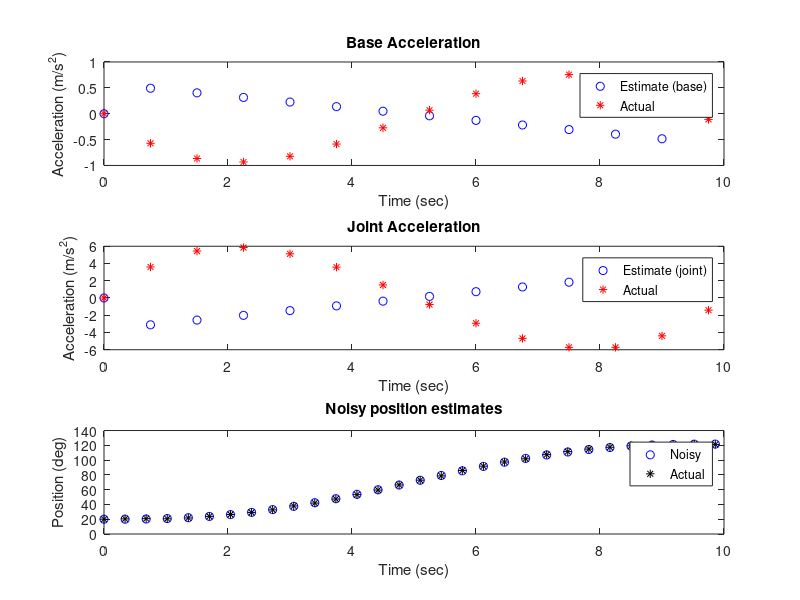
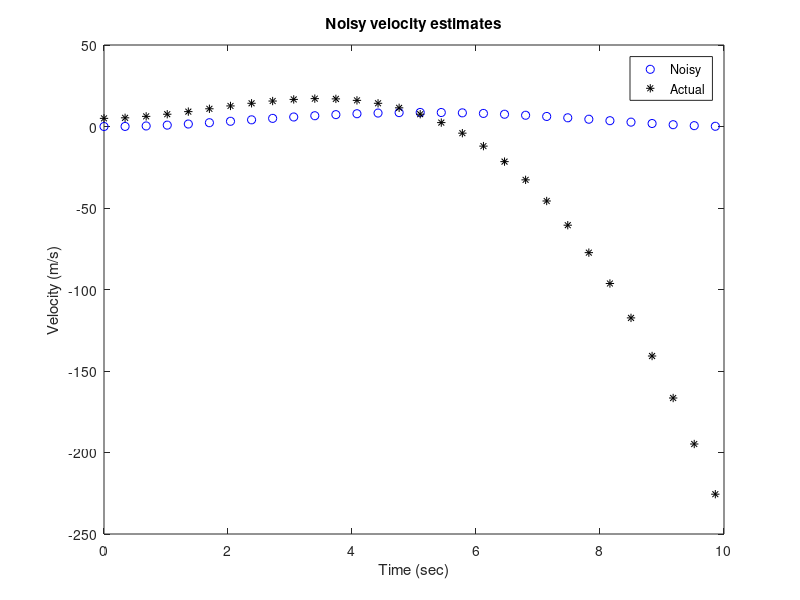
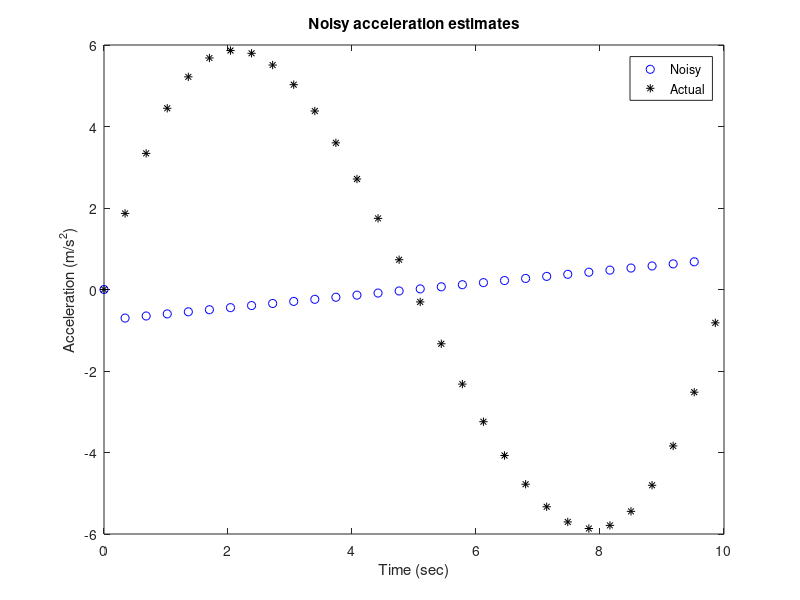

Source code (MATLAB) for these figures, in order:
clear; close all; clc;
t = 0:0.75:9.75;
for x = 1:length(t)
    posBase(x) = 30-9.684*10^(-4)*t(x)^5 + 0.02421 * t(x)^4 - 0.1614*t(x)^3;
    posJoint(x) = 20 + 6.1002*10^(-3)*t(x)^5 - 0.152505*t(x)^4 + 1.0167*t(x)^3;

    velBase(x) = -5*9.864*10^(-4)*t(x)^4 + 4*0.02421*t(x)^3 - 3*0.1614*t(x)^2;
    velJoint(x) = 5 + 6.1002*10^(-3)*t(x)^4 - 4*0.152505*t(x)^3 + 3*1.0167*t(x)^2;
    
    accelBase(x) = -20*9.864*10^(-4)*t(x)^3 + 12*0.02421*t(x)^2 - 6*0.1614*t(x);
    accelJoint(x) = 20 * 6.1002*10^(-3)*t(x)^3 - 12*0.152505*t(x)^2 + 6*1.0167*t(x);
end
vel_estBase(1) = 0;
vel_estJoint(1) = 0;
for x = 2:length(t) - 1
    accel_estBase(x) = (accelBase(x+1) - 2*accelBase(x) + accelBase (x - 1))/0.75^2;
    accel_estJoint(x) = (accelJoint(x+1) - 2*accelJoint(x) + accelJoint(x - 1))/0.75^2;
end
for x = 1:length(t)-1
    t_accel(x) = t(x);
end
for x = 1:length(t_accel)
    errorBase(x) = abs(accel_estBase(x) - accelBase(x));
    errorJoint(x) = abs(accel_estJoint(x) - accelJoint(x));
end

subplot(3,1,1);
plot(t_accel,accel_estBase,'bo',t,accelBase,'r*');
xlabel('Time (sec)');
ylabel('Acceleration (m/s^2)');
title('Base Acceleration');
legend('Estimate (base)','Actual');

subplot(3,1,2);
plot(t_accel,accel_estJoint,'bo',t,accelJoint,'r*');
xlabel('Time (sec)');
ylabel('Acceleration (m/s^2)');
title('Joint Acceleration');
legend('Estimate (joint)','Actual');

subplot(3,1,3);
plot(t_accel,errorBase,'b*',t_accel,errorJoint,'ko');
xlabel('Time (sec)');
ylabel('Acceleration (m/s)');
title('Error');
legend('Error (base)','Error (joint)');

maxErrorBase = max(errorBase);
maxErrorJoint = max(errorJoint);
fprintf('Max Base error: %f \n',maxErrorBase);
fprintf('Max Joint error: %f \n',maxErrorJoint);


%% Part 4
clear;close all; clc;
load HW4
for x = 1:length(t)
    posJoint(x) = 20 + 6.1002*10^(-3)*t(x)^5 - 0.152505*t(x)^4 + 1.0167*t(x)^3;
    
    velJoint(x) = 5 + 6.1002*10^(-3)*t(x)^4 - 4*0.152505*t(x)^3 + 3*1.0167*t(x)^2;
    
    accelJoint(x) = 20 * 6.1002*10^(-3)*t(x)^3 - 12*0.152505*t(x)^2 + 6*1.0167*t(x);
end
vel_estJoint(1) = 0;
for x = 2:length(t)
    vel_estJoint(x) = (posJoint(x) - posJoint(x - 1))/0.75;
end
for x = 1:length(t)
    errorJoint(x) = abs(vel_estJoint(x) - velJoint(x));
end
for x = 1:length(t)-1
    t_accel(x) = t(x);
end
for x = 2:length(t) - 1
    accel_estJoint(x) = (accelJoint(x+1) - 2*accelJoint(x) + accelJoint(x - 1))/0.75^2;
end

plot(t,posJoint,'bo',t,Th2_n,'k*');
xlabel('Time (sec)');
ylabel('Position (deg)');
title('Noisy position estimates');
legend('Noisy','Actual');

figure;
plot(t,vel_estJoint,'bo',t,velJoint,'k*');
xlabel('Time (sec)');
ylabel('Velocity (m/s)');
title('Noisy velocity estimates');
legend('Noisy','Actual');

figure;
plot(t_accel,accel_estJoint,'bo',t,accelJoint,'k*');
xlabel('Time (sec)');
ylabel('Acceleration (m/s^2)');
title('Noisy acceleration estimates');
legend('Noisy','Actual');


%% part 3
clear; close all; clc;
t = 0:0.75:9.75;

for x = 1:length(t)
    posJoint(x) = 20 + 6.1002*10^(-3)*t(x)^5 - 0.152505*t(x)^4 + 1.0167*t(x)^3;
 
    velJoint(x) = 5 + 6.1002*10^(-3)*t(x)^4 - 4*0.152505*t(x)^3 + 3*1.0167*t(x)^2;
end
vel_estJoint(1) = 0;
for x = 2:length(t)
    vel_estJoint(x) = (posJoint(x) - posJoint(x - 1))/0.01;
end
for x = 1:length(t)
    errorJoint(x) = abs(vel_estJoint(x) - velJoint(x));
end

display(max(errorJoint));


